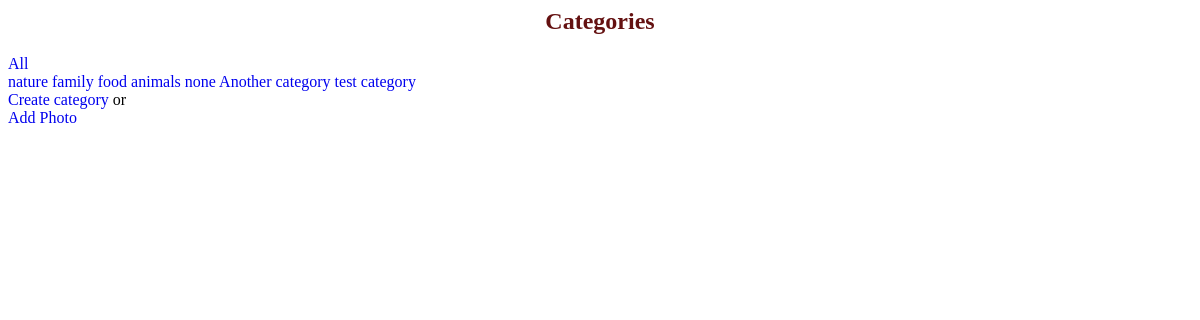
The app's page /, older data.
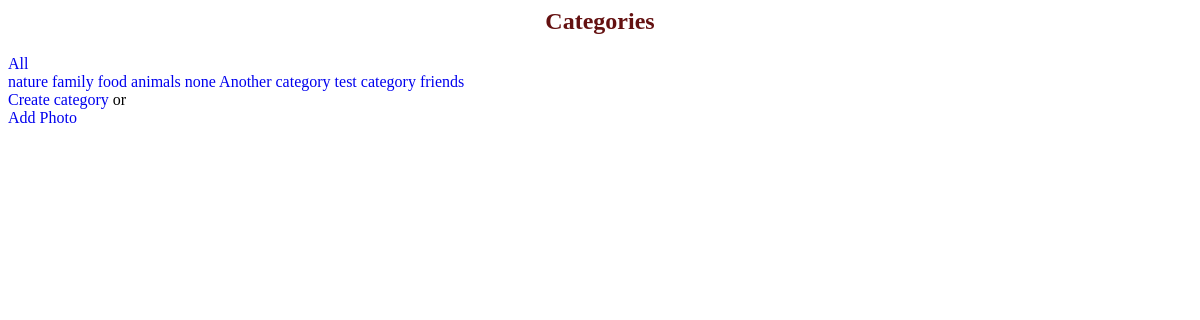
The same page, newer data.
### photo/models.py (models this page shows, shortened)
class Category(models.Model):
    name = models.CharField(max_length = 1000)

### photo/views.py (the view)
# urls.py: path('', home_view, name = "home"),
def home_view(request):
    categories = Category.objects.all()
    if request.method == "POST":
        new = Category.objects.create()
        context = {"categories": categories, "new": new}
    context = {"categories": categories}
    return render(request,"home.html",context)

### templates/home.html (shortened to what this page needs)
{%load static%}
<html lang="en">
<head>
    <link rel="stylesheet" href="{% static '/home.css' %}" type="text/css">
</head>
<body>
    <section class="container">
            <h1 class="title">Categories</h1>
            <div class="item" id="one"><a href="photos/{{all_pictures}}" id="all">All</a></div>
            <div class="item1," id="photos">
                {% for category in categories%}
                    <a href = "photos/{{category.id}}/" id = 'items'>{{category.name}}</a>
                    {%endfor%}
            </div>
            <div class="item" id="last">
                <a href="/create_category">
                    Create category</a>
                or <br>
                <a href="/userform">Add Photo</a>
            </div>
    </section>
</body>
</html>

Row changes from the older to the newer data that the page shows:
added Category: name "friends"
